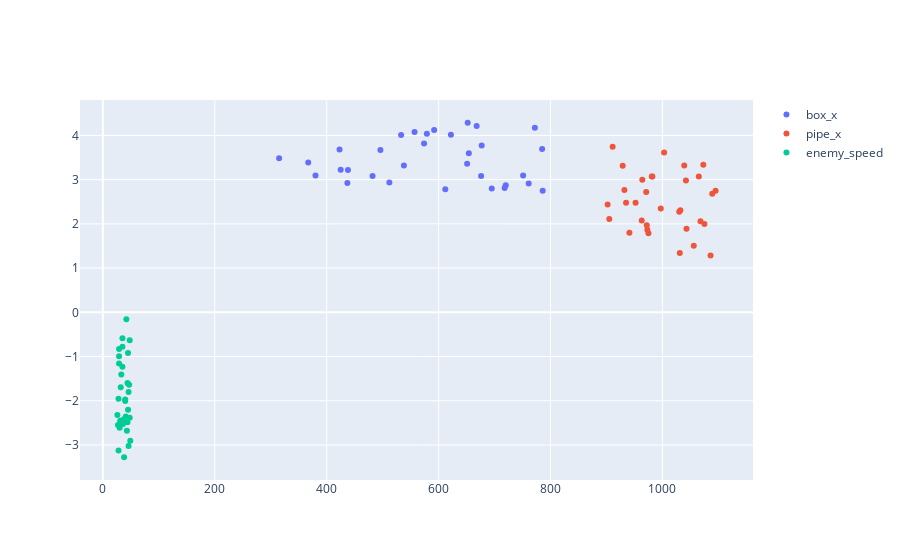

Here is the notebook cell this chart was saved with:
### Code cell
fig = go.Figure()
for c in const.HIDDEN_STATE_COLS:
    fig.add_trace(go.Scatter(x=df_hidden_states[c], y=df_hidden_states_pred[f'{c}_pred'],
                        mode='markers',
                        name=c))
fig.show()
